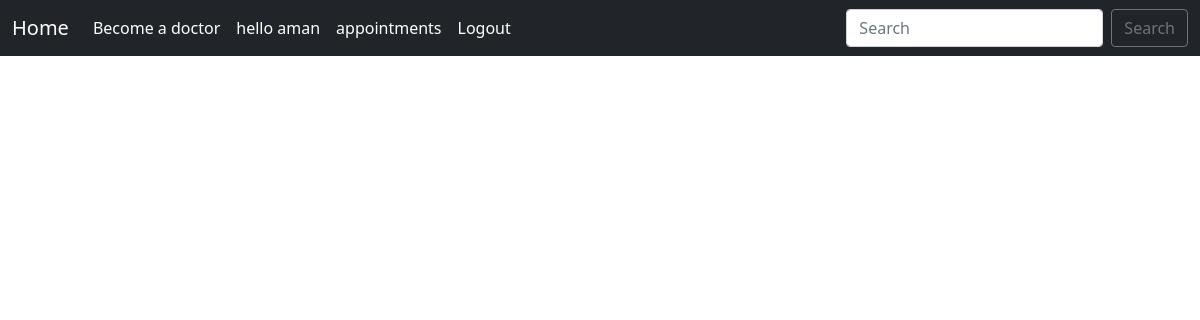
The app's page /view_appointments (signed in), older data.
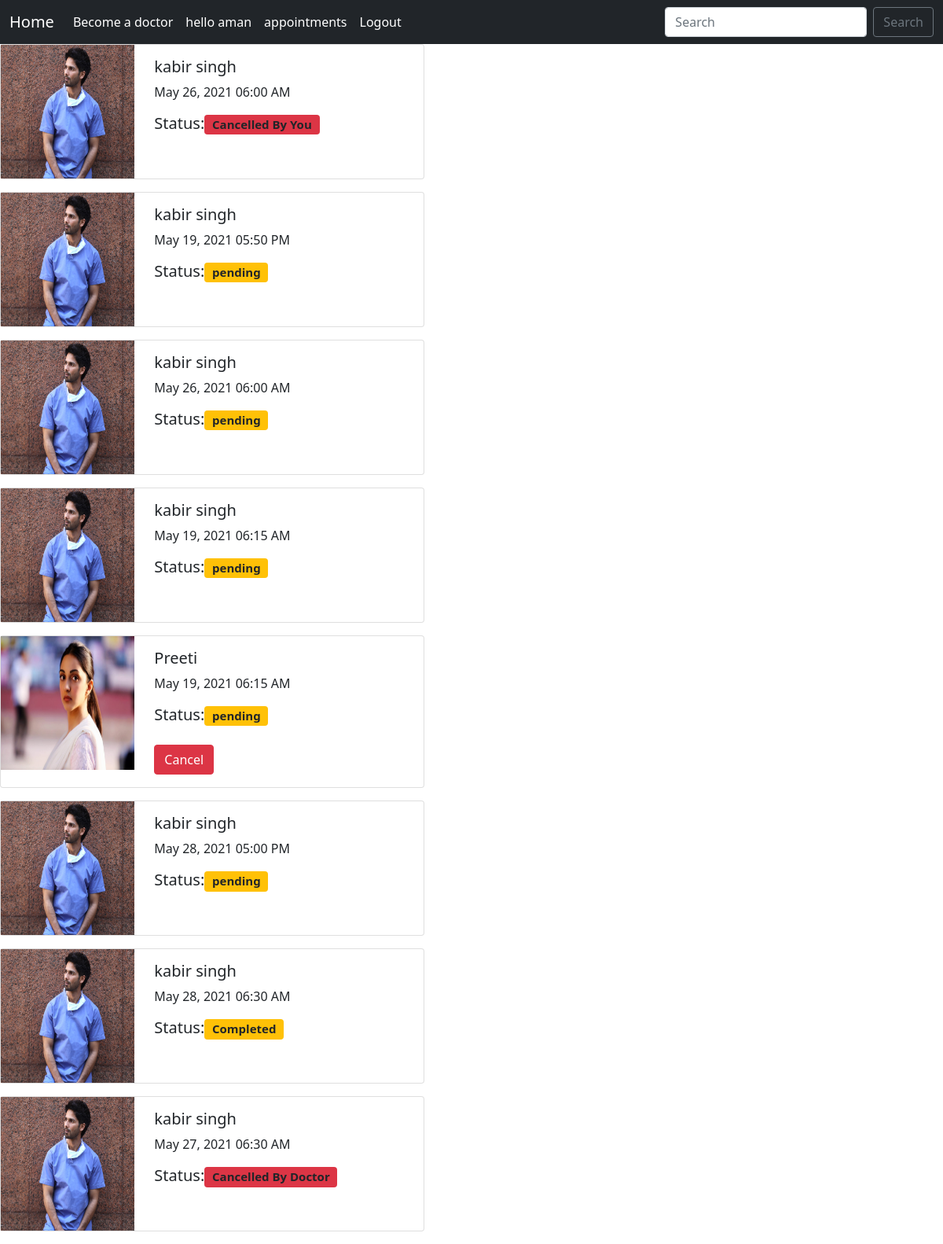
The same page, newer data.
### appoint/models.py (models this page shows, shortened)
class User(AbstractUser):
    is_patient = models.BooleanField(default=False)
    is_doctor = models.BooleanField(default=False)

class Appointment(models.Model):
    patient=models.ForeignKey(User,on_delete=models.CASCADE,null=True)
    doctor=models.ForeignKey(Doctor,on_delete=models.CASCADE,null=True)
    slot=models.ForeignKey(Slots,on_delete=models.CASCADE,null=True)
    date=models.DateField(blank=True,default=False,null=True)
    status_choices=(('Cancelled','Cancelled'),('Pending','Pending'),('Completed','Completed'))
    status=models.CharField(max_length=10,choices=status_choices,default='Pending',null=True)
    editable=models.BooleanField(default=True,blank=True,null=True)
    cancelled_by_doctor=models.BooleanField(default=False,blank=True,null=True)
    cancelled_by_patient=models.BooleanField(default=False,blank=True,null=True)

class Doctor(models.Model):
    user = models.OneToOneField(User,on_delete=models.CASCADE,null=True)
    slots=models.ManyToManyField(Slots,null=True)
    age = models.IntegerField(null=True,blank=True)
    mobNum = models.CharField(max_length=100,blank=True)
    profilePicture = models.ImageField(upload_to='profile_pic/',blank=True,null=True)
    speciality = models.ForeignKey(Speciality,null=True,on_delete=models.CASCADE,blank=True)
    city = models.ForeignKey(City,null=True,on_delete=models.CASCADE,blank=True)
    availability = models.BooleanField(default=True)

class Slots(models.Model):
    time=models.TimeField()
    def __str__(self):
        return self.time.strftime("%I:%M %p")

### appoint/views.py (the view, shortened to what this page needs)
# urls.py: path('view_appointments',views.view_appointments,name='view-appointments'),
def view_appointments(request):
    user=request.user
    if user is None:
        redirect('home')
    if user.is_patient:
        appointments=Appointment.objects.filter(patient=user.id)
        return render(request,'view_appointments.html',{'appointments':appointments})

### templates/view_appointments.html (shortened to what this page needs)
{% extends 'base.html' %}
{% block content %}
{% if user.is_patient %}
{% for appointment in appointments %}
<div class="card mb-3" style="max-width: 540px;">
    <div class="row g-0">
      <div class="col-md-4">
        <img src="{{appointment.doctor.profilePicture.url}}" style="height:170px;  width:170px" alt="...">
      </div>
      <div class="col-md-8">
        <div class="card-body">
          <h5 class="card-title">{{appointment.doctor.user.first_name}} {{appointment.doctor.user.last_name}}</h5>
          <p class="card-text">{{appointment.date}} {{appointment.slot}}</p>
          {% if appointment.cancelled_by_doctor %}
          <h5>Status:<p class="badge bg-danger text-dark"> Cancelled By Doctor</p> </h5>
        {% elif appointment.cancelled_by_patient %}
        <h5>Status:<p class="badge bg-danger text-dark"> Cancelled By You</p> </h5>
        {% else %}
        <h5>Status:<p class="badge bg-warning text-dark"> {{appointment.status}}</p> </h5>
        {% endif %}
          {% if appointment.editable %}
          <a class="btn btn-danger" href="{% url 'cancel-appointment' appointment.id %}">Cancel</a>
            {% endif %}
        </div>
      </div>
    </div>
  </div>
{% endfor %}
{% endif %}
{% endblock %}

### templates/base.html (shortened to what this page needs)
<!doctype html>
<html lang="en">
  <head>
    <link href="https://cdn.jsdelivr.net/npm/bootstrap@5.0.0-beta3/dist/css/bootstrap.min.css" rel="stylesheet">
  </head>
  <body>
    {% include 'navbar.html'%}
    {% block content %}
    {% endblock %}
  </body>
</html>

### templates/navbar.html (shortened to what this page needs)
<nav class="navbar navbar-expand-lg navbar-dark bg-dark">
    <div class="container-fluid">
      <a class="navbar-brand" href="{% url 'home'%}">Home</a>
      <div class="collapse navbar-collapse" id="navbarSupportedContent">
        <ul class="navbar-nav me-auto mb-2 mb-lg-0">
          <li class="nav-item">
            {% if not user.is_doctor %}
            <a class="nav-link active" aria-current="page" href="{% url 'register' 'doctor' %}">Become a doctor</a>
          </li>
            {% endif %}
          {% if user.is_authenticated %}
          <li class="nav-item">
            <a class="nav-link active" aria-current="page" href="">hello {{ user.first_name }}</a>
          </li>
          <a class="nav-link active" aria-current="page" href="{% url 'view-appointments' %}">appointments</a>
          <li class="nav-item">
            <a class="nav-link active" aria-current="page" href="{% url 'logout'  %}">Logout</a>
          </li>
          {% endif %}
        </ul>
        <form class="d-flex" method="POST" action="{%  url 'search-doctors' %}">
            <input class="form-control me-2" type="search" placeholder="Search"  name="city"
            aria-label="Search">
            <button class="btn btn-outline-secondary" type="submit">Search</button>
          </form>
      </div>
    </div>
  </nav>

Row changes from the older to the newer data that the page shows:
added Appointment: doctor.profilePicture (picture), doctor.user.first_name "kabir", doctor.user.last_name "singh", date "May 26, 2021", slot "06:00 AM", shows "Status:", cancelled_by_doctor "Cancelled By You"
added Appointment: doctor.profilePicture (picture), doctor.user.first_name "kabir", doctor.user.last_name "singh", date "May 19, 2021", slot "05:50 PM", status "pending"
added Appointment: doctor.profilePicture (picture), doctor.user.first_name "kabir", doctor.user.last_name "singh", date "May 26, 2021", slot "06:00 AM", status "pending"
added Appointment: doctor.profilePicture (picture), doctor.user.first_name "kabir", doctor.user.last_name "singh", date "May 19, 2021", slot "06:15 AM", status "pending"
added Appointment: doctor.profilePicture (picture), doctor.user.first_name "Preeti", date "May 19, 2021", slot "06:15 AM", status "pending", editable "Cancel"
added Appointment: doctor.profilePicture (picture), doctor.user.first_name "kabir", doctor.user.last_name "singh", date "May 28, 2021", slot "05:00 PM", status "pending"
added Appointment: doctor.profilePicture (picture), doctor.user.first_name "kabir", doctor.user.last_name "singh", date "May 28, 2021", slot "06:30 AM", status "Completed"
added Appointment: doctor.profilePicture (picture), doctor.user.first_name "kabir", doctor.user.last_name "singh", date "May 27, 2021", slot "06:30 AM", shows "Status:", cancelled_by_doctor "Cancelled By Doctor"
